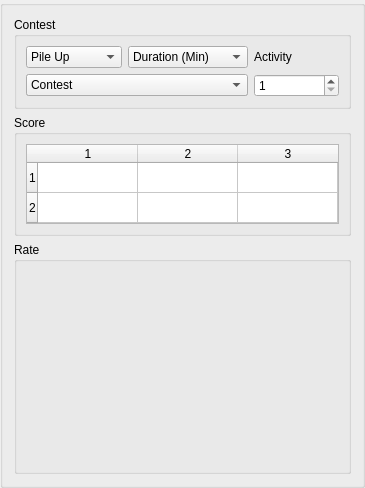
        <widget class="QGroupBox" name="rightBox">
         <property name="focusPolicy">
          <enum>Qt::NoFocus</enum>
         </property>
         <property name="title">
          <string />
         </property>
         <layout class="QVBoxLayout" name="verticalLayout" stretch="0,0,1">
          <item>
           <widget class="QGroupBox" name="contestBox">
            <property name="title">
             <string>Contest</string>
            </property>
            <layout class="QGridLayout" name="gridLayout_5">
             <item row="0" column="0">
              <widget class="QComboBox" name="contestComboBox">
               <property name="focusPolicy">
                <enum>Qt::TabFocus</enum>
               </property>
               <property name="toolTip">
                <string>Choose contest type</string>
               </property>
               <property name="accessibleName">
                <string>Contest Type</string>
               </property>
               <property name="accessibleDescription">
                <string>Choose contest type</string>
               </property>
               <item>
                <property name="text">
                 <string>Pile Up</string>
                </property>
               </item>
               <item>
                <property name="text">
                 <string>Single Calls</string>
                </property>
               </item>
              </widget>
             </item>
             <item row="0" column="1">
              <widget class="QComboBox" name="durationComboBox">
               <property name="toolTip">
                <string>Choose duration, total time in minutes, or total QSOs</string>
               </property>
               <property name="editable">
                <bool>false</bool>
               </property>
               <property name="currentText">
                <string>Duration (Min)</string>
               </property>
               <property name="currentIndex">
                <number>0</number>
               </property>
               <item>
                <property name="text">
                 <string>Duration (Min)</string>
                </property>
               </item>
               <item>
                <property name="text">
                 <string>Duration (QSOs)</string>
                </property>
               </item>
              </widget>
             </item>
             <item row="0" column="2">
              <widget class="QLabel" name="activityLabel">
               <property name="text">
                <string>Activity</string>
               </property>
              </widget>
             </item>
             <item row="1" column="0">
              <widget class="QPushButton" name="startStopButton">
               <property name="focusPolicy">
                <enum>Qt::TabFocus</enum>
               </property>
               <property name="toolTip">
                <string>Start or stop contest Alt+x</string>
               </property>
               <property name="accessibleName">
                <string>Start/Stop</string>
               </property>
               <property name="accessibleDescription">
                <string>Start or stop contest Alt+x</string>
               </property>
               <property name="text">
                <string>Start</string>
               </property>
               <property name="default">
                <bool>false</bool>
               </property>
              </widget>
             </item>
             <item row="1" column="1">
              <widget class="QSpinBox" name="durationSpinBox">
               <property name="focusPolicy">
                <enum>Qt::StrongFocus</enum>
               </property>
               <property name="toolTip">
                <string>Contest simulation duration</string>
               </property>
               <property name="accessibleName">
                <string>Duration</string>
               </property>
               <property name="accessibleDescription">
                <string>Contest simulation duration</string>
               </property>
               <property name="minimum">
                <number>1</number>
               </property>
               <property name="maximum">
                <number>120</number>
               </property>
               <property name="value">
                <number>60</number>
               </property>
              </widget>
             </item>
             <item row="1" column="2">
              <widget class="QSpinBox" name="activitySpinBox">
               <property name="focusPolicy">
                <enum>Qt::StrongFocus</enum>
               </property>
               <property name="toolTip">
                <string>Average number of calling stations</string>
               </property>
               <property name="accessibleName">
                <string>Activity</string>
               </property>
               <property name="accessibleDescription">
                <string>Average number of calling stations</string>
               </property>
               <property name="minimum">
                <number>1</number>
               </property>
               <property name="maximum">
                <number>111</number>
               </property>
              </widget>
             </item>
            <item row="1" column="0" colspan="2"><widget class="QComboBox" name="typeComboBox"><property name="focusPolicy"><enum>Qt::TabFocus</enum></property><property name="toolTip"><string>Choose operating mode</string></property><property name="accessibleName"><string>Operating Mode</string></property><item><property name="text"><string>Contest</string></property></item><item><property name="text"><string>DX Expedition</string></property></item></widget></item></layout>
           </widget>
          </item>
          <item>
           <widget class="QGroupBox" name="scoreBox">
            <property name="accessibleName">
             <string>Score</string>
            </property>
            <property name="accessibleDescription">
             <string>Panel with current score</string>
            </property>
            <property name="title">
             <string>Score</string>
            </property>
            <property name="flat">
             <bool>false</bool>
            </property>
            <layout class="QVBoxLayout" name="verticalLayout_6">
             <item>
              <widget class="QTableWidget" name="scoreTable">
               <property name="sizePolicy">
                <sizepolicy hsizetype="Fixed" vsizetype="Fixed">
                 <horstretch>0</horstretch>
                 <verstretch>0</verstretch>
                </sizepolicy>
               </property>
               <property name="focusPolicy">
                <enum>Qt::NoFocus</enum>
               </property>
               <property name="accessibleName">
                <string>Score table</string>
               </property>
               <property name="accessibleDescription">
                <string>Score table of raw and correct contacts and multipliers</string>
               </property>
               <property name="autoFillBackground">
                <bool>false</bool>
               </property>
               <property name="frameShadow">
                <enum>QFrame::Plain</enum>
               </property>
               <property name="lineWidth">
                <number>0</number>
               </property>
               <property name="verticalScrollBarPolicy">
                <enum>Qt::ScrollBarAlwaysOff</enum>
               </property>
               <property name="horizontalScrollBarPolicy">
                <enum>Qt::ScrollBarAlwaysOff</enum>
               </property>
               <property name="sizeAdjustPolicy">
                <enum>QAbstractScrollArea::AdjustToContentsOnFirstShow</enum>
               </property>
               <property name="tabKeyNavigation">
                <bool>false</bool>
               </property>
               <property name="showDropIndicator" stdset="0">
                <bool>false</bool>
               </property>
               <property name="dragDropOverwriteMode">
                <bool>false</bool>
               </property>
               <property name="selectionMode">
                <enum>QAbstractItemView::NoSelection</enum>
               </property>
               <property name="showGrid">
                <bool>true</bool>
               </property>
               <property name="wordWrap">
                <bool>true</bool>
               </property>
               <property name="cornerButtonEnabled">
                <bool>true</bool>
               </property>
               <property name="rowCount">
                <number>2</number>
               </property>
               <property name="columnCount">
                <number>3</number>
               </property>
               <attribute name="horizontalHeaderCascadingSectionResizes">
                <bool>false</bool>
               </attribute>
               <attribute name="horizontalHeaderDefaultSectionSize">
                <number>100</number>
               </attribute>
               <attribute name="horizontalHeaderStretchLastSection">
                <bool>false</bool>
               </attribute>
               <attribute name="verticalHeaderVisible">
                <bool>true</bool>
               </attribute>
               <attribute name="verticalHeaderMinimumSectionSize">
                <number>3</number>
               </attribute>
               <attribute name="verticalHeaderStretchLastSection">
                <bool>false</bool>
               </attribute>
               <row />
               <row />
               <column />
               <column />
               <column />
              </widget>
             </item>
            </layout>
           </widget>
          </item>
          <item>
           <widget class="QGroupBox" name="ratebox">
            <property name="title">
             <string>Rate</string>
            </property>
            <layout class="QVBoxLayout" name="verticalLayout_2">
             <property name="spacing">
              <number>0</number>
             </property>
             <property name="leftMargin">
              <number>0</number>
             </property>
             <property name="rightMargin">
              <number>0</number>
             </property>
             <property name="bottomMargin">
              <number>0</number>
             </property>
             <item>
              <widget class="MplWidget" name="ratePlot">
               <property name="minimumSize">
                <size>
                 <width>300</width>
                 <height>200</height>
                </size>
               </property>
               <property name="accessibleName">
                <string>Rate Plot</string>
               </property>
               <property name="accessibleDescription">
                <string>Plot of contact rate in 5 minute intervals</string>
               </property>
               <property name="frameShape">
                <enum>QFrame::NoFrame</enum>
               </property>
               <property name="frameShadow">
                <enum>QFrame::Plain</enum>
               </property>
               <property name="lineWidth">
                <number>0</number>
               </property>
              </widget>
             </item>
            </layout>
           </widget>
          </item>
         </layout>
        </widget>
